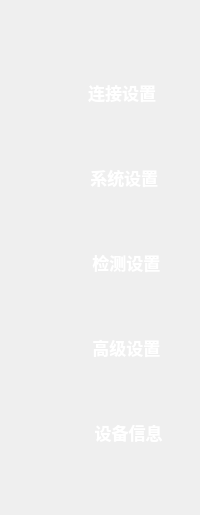
   <widget class="QFrame" name="verticalFrame_label">
    <property name="geometry">
     <rect>
      <x>0</x>
      <y>0</y>
      <width>200</width>
      <height>480</height>
     </rect>
    </property>
    <layout class="QVBoxLayout" name="verticalLayout">
     <property name="spacing">
      <number>0</number>
     </property>
     <property name="sizeConstraint">
      <enum>QLayout::SetFixedSize</enum>
     </property>
     <property name="leftMargin">
      <number>0</number>
     </property>
     <property name="topMargin">
      <number>0</number>
     </property>
     <property name="rightMargin">
      <number>0</number>
     </property>
     <property name="bottomMargin">
      <number>0</number>
     </property>
     <item>
      <widget class="QLabel" name="label_return">
       <property name="minimumSize">
        <size>
         <width>0</width>
         <height>50</height>
        </size>
       </property>
       <property name="maximumSize">
        <size>
         <width>16777215</width>
         <height>16777215</height>
        </size>
       </property>
       <property name="font">
        <font>
         <pointsize>11</pointsize>
        </font>
       </property>
       <property name="styleSheet">
        <string notr="true">QLabel{
background-image: url(:/res/return_setting_n.png);
}
QLabel::focus{
background-image: url(:/res/return_setting_n.png);
}</string>
       </property>
       <property name="text">
        <string/>
       </property>
       <property name="alignment">
        <set>Qt::AlignCenter</set>
       </property>
       <property name="margin">
        <number>0</number>
       </property>
       <property name="indent">
        <number>-1</number>
       </property>
      </widget>
     </item>
     <item>
      <widget class="QLabel" name="label_connect">
       <property name="minimumSize">
        <size>
         <width>0</width>
         <height>85</height>
        </size>
       </property>
       <property name="maximumSize">
        <size>
         <width>16777215</width>
         <height>16777215</height>
        </size>
       </property>
       <property name="font">
        <font>
         <family>微软雅黑</family>
         <pointsize>13</pointsize>
         <weight>75</weight>
         <bold>true</bold>
        </font>
       </property>
       <property name="styleSheet">
        <string notr="true">QLabel{
background-image: url(:/res/connect_n.png);
color:white;
}
QLabel::focus{
background-image: url(:/res/connect_s.png);
}
</string>
       </property>
       <property name="text">
        <string>          连接设置</string>
       </property>
       <property name="alignment">
        <set>Qt::AlignCenter</set>
       </property>
       <property name="margin">
        <number>0</number>
       </property>
      </widget>
     </item>
     <item>
      <widget class="QLabel" name="label_system">
       <property name="minimumSize">
        <size>
         <width>0</width>
         <height>85</height>
        </size>
       </property>
       <property name="maximumSize">
        <size>
         <width>16777215</width>
         <height>16777215</height>
        </size>
       </property>
       <property name="font">
        <font>
         <family>微软雅黑</family>
         <pointsize>13</pointsize>
         <weight>75</weight>
         <bold>true</bold>
        </font>
       </property>
       <property name="styleSheet">
        <string notr="true">QLabel{
color:white;
border-image: url(:/res/system_n.png);
}
QLabel::focus{
border-image: url(:/res/system_s.png);
}</string>
       </property>
       <property name="text">
        <string>           系统设置</string>
       </property>
       <property name="alignment">
        <set>Qt::AlignCenter</set>
       </property>
      </widget>
     </item>
     <item>
      <widget class="QLabel" name="label_detection">
       <property name="minimumSize">
        <size>
         <width>0</width>
         <height>85</height>
        </size>
       </property>
       <property name="maximumSize">
        <size>
         <width>16777215</width>
         <height>16777215</height>
        </size>
       </property>
       <property name="font">
        <font>
         <family>微软雅黑</family>
         <pointsize>13</pointsize>
         <weight>75</weight>
         <bold>true</bold>
        </font>
       </property>
       <property name="styleSheet">
        <string notr="true">QLabel{
color:white;
background-image: url(:/res/detection_n.png);
}
QLabel::focus{
background-image: url(:/res/detection_s.png);
}</string>
       </property>
       <property name="text">
        <string>            检测设置</string>
       </property>
       <property name="alignment">
        <set>Qt::AlignCenter</set>
       </property>
      </widget>
     </item>
     <item>
      <widget class="QLabel" name="label_advanced">
       <property name="minimumSize">
        <size>
         <width>200</width>
         <height>85</height>
        </size>
       </property>
       <property name="maximumSize">
        <size>
         <width>200</width>
         <height>85</height>
        </size>
       </property>
       <property name="font">
        <font>
         <family>微软雅黑</family>
         <pointsize>13</pointsize>
         <weight>75</weight>
         <bold>true</bold>
        </font>
       </property>
       <property name="styleSheet">
        <string notr="true">QLabel{
color:white;
background-image: url(:/res/advanced_n.png);
}
QLabel::focus{
background-image: url(:/res/advanced_s.png);
}</string>
       </property>
       <property name="text">
        <string>            高级设置</string>
       </property>
       <property name="alignment">
        <set>Qt::AlignCenter</set>
       </property>
      </widget>
     </item>
     <item>
      <widget class="QLabel" name="label_device">
       <property name="minimumSize">
        <size>
         <width>200</width>
         <height>85</height>
        </size>
       </property>
       <property name="maximumSize">
        <size>
         <width>200</width>
         <height>85</height>
        </size>
       </property>
       <property name="font">
        <font>
         <family>微软雅黑</family>
         <pointsize>13</pointsize>
         <weight>75</weight>
         <bold>true</bold>
        </font>
       </property>
       <property name="styleSheet">
        <string notr="true">QLabel{
color:white;
border:transparent;
background-image: url(:/res/device_n.png);
}
QLabel::focus{
background-image: url(:/res/device_n.png);
}</string>
       </property>
       <property name="text">
        <string>             设备信息</string>
       </property>
       <property name="alignment">
        <set>Qt::AlignCenter</set>
       </property>
      </widget>
     </item>
     <item>
      <spacer name="verticalSpacer">
       <property name="orientation">
        <enum>Qt::Vertical</enum>
       </property>
       <property name="sizeHint" stdset="0">
        <size>
         <width>20</width>
         <height>40</height>
        </size>
       </property>
      </spacer>
     </item>
    </layout>
   </widget>
